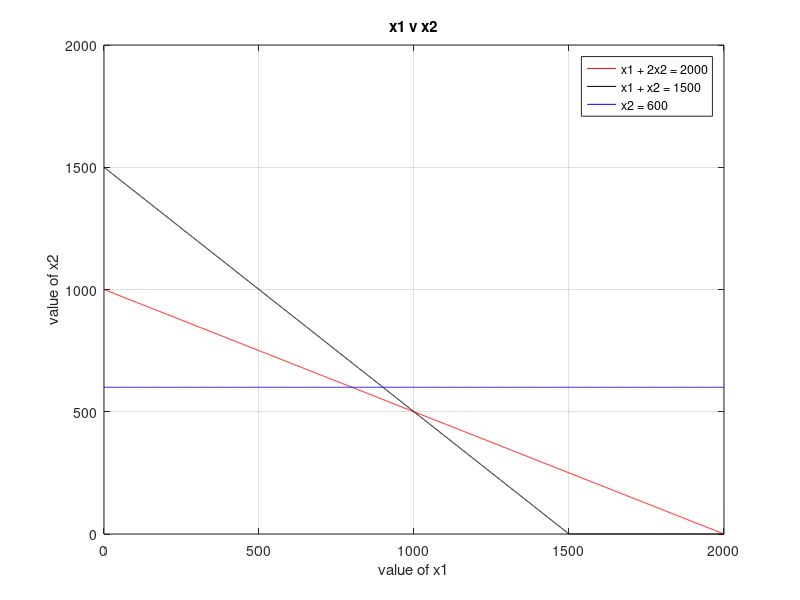

This figure's MATLAB source: (Note: this script raises an error after producing the figure.)
format short
clear all
clc

C = [3 5];
A = [1 2; 1 1; 0 1];
b = [2000; 1500; 600];

y1 = 0:1:max(b);
x21 = (b(1) - A(1,1).*y1)./A(1,2);
x22 = (b(2) - A(2,1).*y1)./A(2,2);
x23 = (b(3) - A(3,1).*y1)./A(3,2);

x21 = max(0, x21);
x22 = max(0, x22);
x23 = max(0, x23);

plot(y1, x21, 'r', y1, x22, 'k', y1, x23, 'b')
xlabel('value of x1')
ylabel('value of x2')
title('x1 v x2')
legend('x1 + 2x2 = 2000', 'x1 + x2 = 1500', 'x2 = 600')
grid on

cx1 = find(y1==0);
c1 = find(x21==0);

Line1 = [y1(:,[c1 cx1]) ; x21(:,[c1 cx1])]';

c2 = find(x22==0);

Line2 = [y1(:,[c2 cx1]) ; x22(:,[c2 cx1])]';

c3 = find(x23==0);

Line3 = [y1(:,[c3 cx1]) ; x23(:,[c3 cx1])]';

corpt = unique([Line1; Line2; Line3],'rows');

HG=[0; 0];
for i=1:size(A,1)
    hg1=A(i,:);
    b1=b(i,:);
    for j=i+1:size(A,1)
        hg2=A(j,:);
        b2=b(j,:);
        Aa = [hg1; hg2];
        Bb = [b1; b2];
        Xx = Aa\Bb; % A^-1B
        HG=[HG Xx];
    end
end

pt = HG';

allpt = [pt;corpt];
points = unique(allpt, 'rows');

PT = constraint(points);
PT = unique(PT, 'rows');

for i=1:size(PT,1)
    Fx(i,:) = sum(PT(i,:).*C);
end
Vert_Fns = [PT Fx];

[fxval, indfx] = max(Fx);
optval = Vert_Fns(indfx,:);
OPTIMAL_BFS = array2table(optval);

